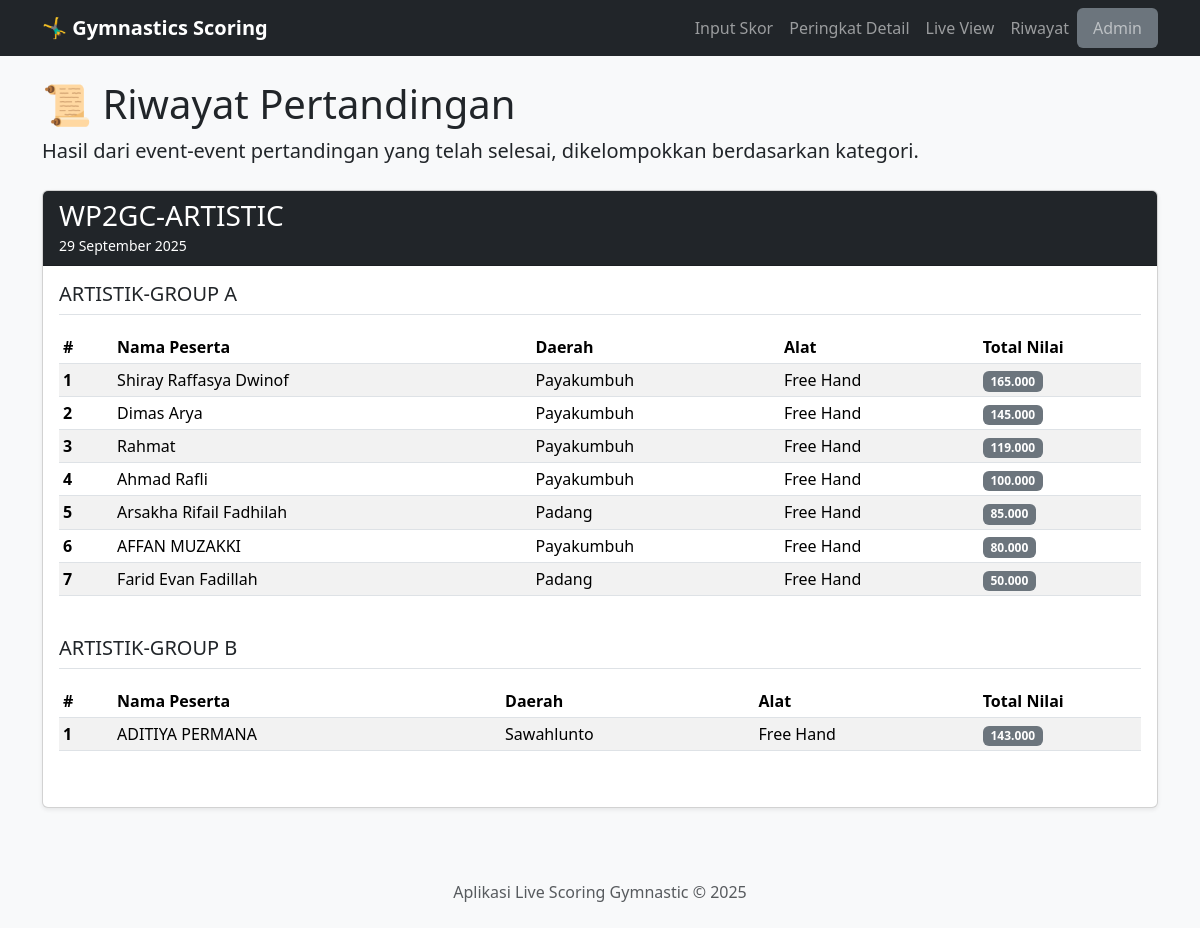
Before: /history with the older database file.
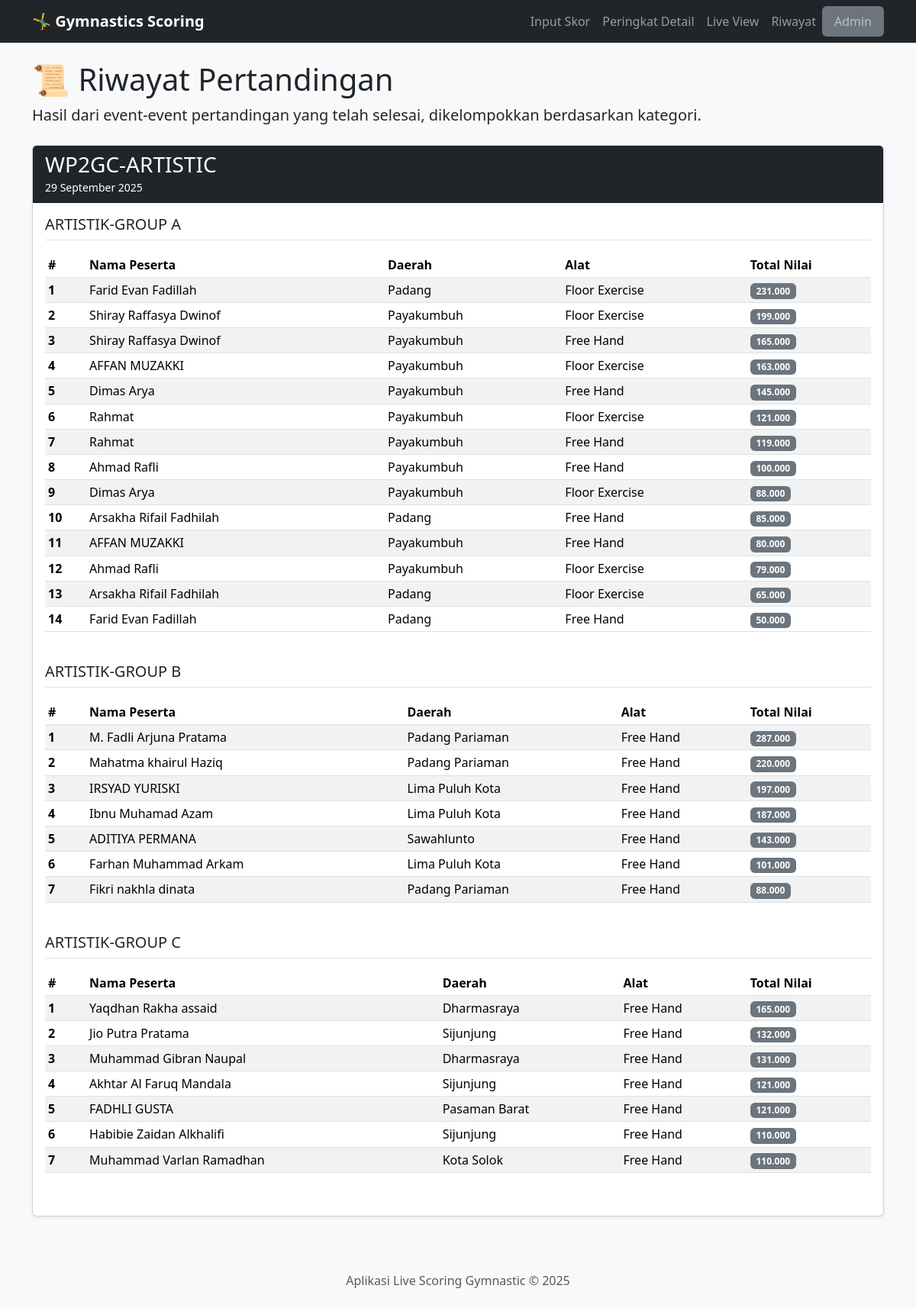
After: the same page with the newer database file.
### app.py (models this page shows)
class Event(db.Model):
    id = db.Column(db.Integer, primary_key=True)
    nama = db.Column(db.String(200), nullable=False)
    tanggal = db.Column(db.Date, nullable=False)
    is_active = db.Column(db.Boolean, default=False, nullable=False)

class Kategori(db.Model):
    id = db.Column(db.Integer, primary_key=True)
    nama = db.Column(db.String(100), unique=True, nullable=False)

class Skor(db.Model):
    id = db.Column(db.Integer, primary_key=True)
    event_id = db.Column(db.Integer, db.ForeignKey('event.id'), nullable=False)
    peserta_id = db.Column(db.Integer, db.ForeignKey('peserta.id'), nullable=False)
    alat_id = db.Column(db.Integer, db.ForeignKey('alat.id'), nullable=False)
    nilai_d = db.Column(db.Float, nullable=False, default=0.0)
    nilai_e = db.Column(db.Float, nullable=False, default=0.0)
    nilai_a = db.Column(db.Float, nullable=False, default=0.0)
    penalti = db.Column(db.Float, nullable=False, default=0.0)
    total_nilai = db.Column(db.Float, nullable=False, default=0.0)
    sesi_pertandingan = db.Column(db.String(100), default="current")
    event = db.relationship('Event', backref=db.backref('skor', lazy=True, cascade="all, delete"))
    peserta = db.relationship('Peserta', backref=db.backref('skor', lazy=True, cascade="all, delete"))
    alat = db.relationship('Alat')

class Peserta(db.Model):
    id = db.Column(db.Integer, primary_key=True)
    nama = db.Column(db.String(150), nullable=False)
    event_id = db.Column(db.Integer, db.ForeignKey('event.id'), nullable=False)
    daerah_id = db.Column(db.Integer, db.ForeignKey('daerah.id'), nullable=False)
    kategori_id = db.Column(db.Integer, db.ForeignKey('kategori.id'), nullable=False)
    grup_id = db.Column(db.Integer, db.ForeignKey('grup.id'), nullable=False)
    event = db.relationship('Event', backref=db.backref('peserta', lazy=True, cascade="all, delete"))
    daerah = db.relationship('Daerah', backref=db.backref('peserta', lazy=True))
    kategori = db.relationship('Kategori', backref=db.backref('peserta', lazy=True))
    grup = db.relationship('Grup', backref=db.backref('peserta', lazy=True))
    __table_args__ = {'extend_existing': True}

class Daerah(db.Model):
    id = db.Column(db.Integer, primary_key=True)
    nama = db.Column(db.String(100), unique=True, nullable=False)

class Alat(db.Model):
    id = db.Column(db.Integer, primary_key=True)
    nama = db.Column(db.String(100), unique=True, nullable=False)

### app.py (the view)
@app.route('/history')
def riwayat():
    events = Event.query.order_by(Event.tanggal.desc()).all()
    riwayat_data = {}
    for event in events:
        scores_in_event = Skor.query.filter_by(event_id=event.id).all()
        if not scores_in_event:
            continue  # Lewati event yang tidak punya skor
        kategori_scores = {}
        for skor in scores_in_event:
            kategori_nama = skor.peserta.kategori.nama
            if kategori_nama not in kategori_scores:
                kategori_scores[kategori_nama] = []
            kategori_scores[kategori_nama].append(skor)
        for kategori_nama in kategori_scores:
            kategori_scores[kategori_nama] = sorted(
                kategori_scores[kategori_nama],
                key=lambda x: x.total_nilai,
                reverse=True
            )
        riwayat_data[event] = kategori_scores
    return render_template('riwayat.html', riwayat=riwayat_data)

### templates/riwayat.html (shortened to what this page needs)
{% extends 'layout.html' %}
{% block content %}
<div class="mb-4">
    <h1>📜 Riwayat Pertandingan</h1>
    <p class="lead">Hasil dari event-event pertandingan yang telah selesai, dikelompokkan berdasarkan kategori.</p>
</div>
{% for event, kategori_data in riwayat.items() %}
    <div class="card shadow-sm mb-4">
        <div class="card-header bg-dark text-white">
            <h3 class="mb-0">{{ event.nama }}</h3>
            <small>{{ event.tanggal.strftime('%d %B %Y') }}</small>
        </div>
        <div class="card-body">
            {% for kategori_nama, scores in kategori_data.items() | sort %}
                <div class="category-block mb-4">
                    <h5 class="border-bottom pb-2 mb-3">{{ kategori_nama }}</h5>
                    <div class="table-responsive">
                        <table class="table table-sm table-striped table-hover">
                            <thead>
                                <tr>
                                    <th style="width: 5%;">#</th>
                                    <th>Nama Peserta</th>
                                    <th>Daerah</th>
                                    <th>Alat</th>
                                    <th style="width: 15%;">Total Nilai</th>
                                </tr>
                            </thead>
                            <tbody>
                                {% for skor in scores %}
                                <tr>
                                    <td><strong>{{ loop.index }}</strong></td>
                                    <td>
                                        <a href="{{ url_for('profil_peserta', peserta_id=skor.peserta.id) }}" class="participant-link">
                                            {{ skor.peserta.nama }}
                                        </a>
                                    </td>
                                    <td>{{ skor.peserta.daerah.nama }}</td>
                                    <td>{{ skor.alat.nama }}</td>
                                    <td><span class="badge bg-secondary">{{ "%.3f"|format(skor.total_nilai) }}</span></td>
                                </tr>
                                {% endfor %}
                            </tbody>
                        </table>
                    </div>
                </div>
            {% endfor %}
        </div>
    </div>
{% else %}
    <div class="alert alert-info">Belum ada riwayat pertandingan yang tersimpan.</div>
{% endfor %}
{% endblock %}

### templates/layout.html (shortened to what this page needs)
<!doctype html>
<html lang="id">
<head>
    <link href="https://cdn.jsdelivr.net/npm/bootstrap@5.3.3/dist/css/bootstrap.min.css" rel="stylesheet">
    <link rel="stylesheet" href="{{ url_for('static', filename='css/style.css') }}">
</head>
<body>
    <nav class="navbar navbar-expand-lg navbar-dark bg-dark">
        <div class="container">
            <a class="navbar-brand" href="{{ url_for('input_skor') }}">🤸‍♂️ Gymnastics Scoring</a>
            <div class="collapse navbar-collapse" id="navbarNav">
                <ul class="navbar-nav ms-auto">
                    <li class="nav-item"><a class="nav-link" href="{{ url_for('input_skor') }}">Input Skor</a></li>
                    <li class="nav-item"><a class="nav-link" href="{{ url_for('peringkat') }}">Peringkat Detail</a></li>
                    <li class="nav-item"><a class="nav-link" href="{{ url_for('live_view') }}" target="_blank">Live View</a></li>
                    <li class="nav-item"><a class="nav-link" href="{{ url_for('riwayat') }}">Riwayat</a></li>
                    <li class="nav-item"><a class="nav-link bg-secondary rounded px-3" href="{{ url_for('admin_dashboard') }}">Admin</a></li>
                </ul>
            </div>
        </div>
    </nav>
    <main class="container mt-4">
        {% block content %}{% endblock %}
    </main>
    <footer class="text-center text-muted py-4 mt-5 bg-light">
        Aplikasi Live Scoring Gymnastic &copy; 2025
    </footer>
</body>
</html>

### static/css/style.css (style rules this page uses)
body { background-color: #f8f9fa; }
.navbar-brand { font-weight: bold; }
.card-header { font-weight: 500; }
a.participant-link { color: inherit; text-decoration: none; font-weight: 500; }

Changed rows visible on the page:
computed for Event "WP2GC-ARTISTIC": gains Kategori (nama "ARTISTIK-GROUP C")
added Skor: peserta.nama "Farid Evan Fadillah", peserta.daerah.nama "Padang", alat.nama "Floor Exercise", total_nilai "231.000", shown under Kategori "ARTISTIK-GROUP A"
added Skor: peserta.nama "Shiray Raffasya Dwinof", peserta.daerah.nama "Payakumbuh", alat.nama "Floor Exercise", total_nilai "199.000", shown under Kategori "ARTISTIK-GROUP A"
added Skor: peserta.nama "AFFAN MUZAKKI", peserta.daerah.nama "Payakumbuh", alat.nama "Floor Exercise", total_nilai "163.000", shown under Kategori "ARTISTIK-GROUP A"
added Skor: peserta.nama "Rahmat", peserta.daerah.nama "Payakumbuh", alat.nama "Floor Exercise", total_nilai "121.000", shown under Kategori "ARTISTIK-GROUP A"
added Skor: peserta.nama "Dimas Arya", peserta.daerah.nama "Payakumbuh", alat.nama "Floor Exercise", total_nilai "88.000", shown under Kategori "ARTISTIK-GROUP A"
added Skor: peserta.nama "Ahmad Rafli", peserta.daerah.nama "Payakumbuh", alat.nama "Floor Exercise", total_nilai "79.000", shown under Kategori "ARTISTIK-GROUP A"
added Skor: peserta.nama "Arsakha Rifail Fadhilah", peserta.daerah.nama "Padang", alat.nama "Floor Exercise", total_nilai "65.000", shown under Kategori "ARTISTIK-GROUP A"
added Skor: peserta.nama "M. Fadli Arjuna Pratama", peserta.daerah.nama "Padang Pariaman", alat.nama "Free Hand", total_nilai "287.000", shown under Kategori "ARTISTIK-GROUP B"
added Skor: peserta.nama "Mahatma khairul Haziq", peserta.daerah.nama "Padang Pariaman", alat.nama "Free Hand", total_nilai "220.000", shown under Kategori "ARTISTIK-GROUP B"
added Skor: peserta.nama "IRSYAD YURISKI", peserta.daerah.nama "Lima Puluh Kota", alat.nama "Free Hand", total_nilai "197.000", shown under Kategori "ARTISTIK-GROUP B"
added Skor: peserta.nama "Ibnu Muhamad Azam", peserta.daerah.nama "Lima Puluh Kota", alat.nama "Free Hand", total_nilai "187.000", shown under Kategori "ARTISTIK-GROUP B"
added Skor: peserta.nama "Farhan Muhammad Arkam", peserta.daerah.nama "Lima Puluh Kota", alat.nama "Free Hand", total_nilai "101.000", shown under Kategori "ARTISTIK-GROUP B"
added Skor: peserta.nama "Fikri nakhla dinata", peserta.daerah.nama "Padang Pariaman", alat.nama "Free Hand", total_nilai "88.000", shown under Kategori "ARTISTIK-GROUP B"
added Skor: peserta.nama "Yaqdhan Rakha assaid", peserta.daerah.nama "Dharmasraya", alat.nama "Free Hand", total_nilai "165.000", shown under "ARTISTIK-GROUP C"
added Skor: peserta.nama "Jio Putra Pratama", peserta.daerah.nama "Sijunjung", alat.nama "Free Hand", total_nilai "132.000", shown under "ARTISTIK-GROUP C"
added Skor: peserta.nama "Muhammad Gibran Naupal", peserta.daerah.nama "Dharmasraya", alat.nama "Free Hand", total_nilai "131.000", shown under "ARTISTIK-GROUP C"
added Skor: peserta.nama "Akhtar Al Faruq Mandala", peserta.daerah.nama "Sijunjung", alat.nama "Free Hand", total_nilai "121.000", shown under "ARTISTIK-GROUP C"
added Skor: peserta.nama "FADHLI GUSTA", peserta.daerah.nama "Pasaman Barat", alat.nama "Free Hand", total_nilai "121.000", shown under "ARTISTIK-GROUP C"
added Skor: peserta.nama "Habibie Zaidan Alkhalifi", peserta.daerah.nama "Sijunjung", alat.nama "Free Hand", total_nilai "110.000", shown under "ARTISTIK-GROUP C"
added Skor: peserta.nama "Muhammad Varlan Ramadhan", peserta.daerah.nama "Kota Solok", alat.nama "Free Hand", total_nilai "110.000", shown under "ARTISTIK-GROUP C"
